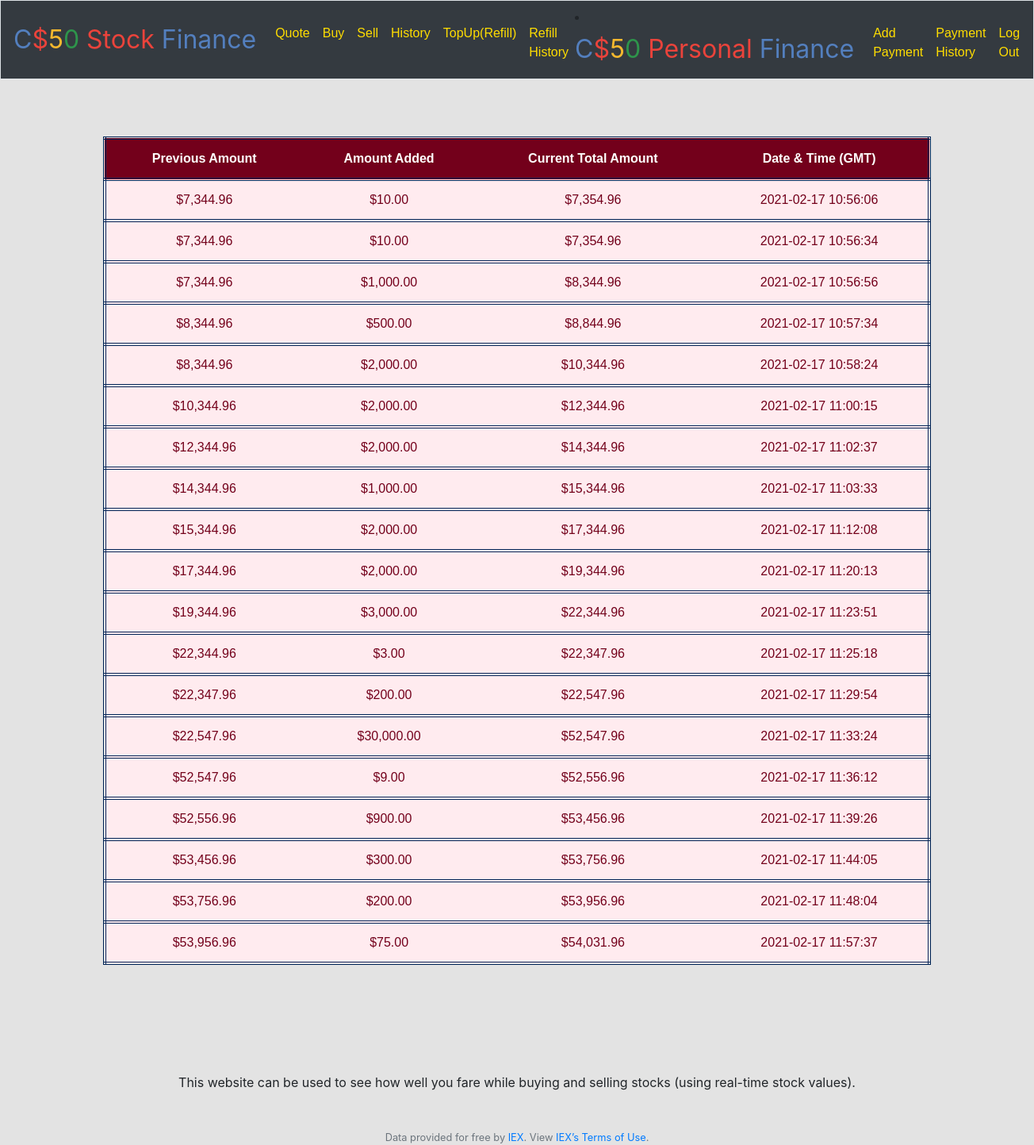
The app's page /topuphistory (signed in) with its own data.
### tables this page shows
CREATE TABLE topups (user_id INTEGER, cash NUMERIC NOT NULL, new_amount NUMERIC NOT NULL, total_cash NUMERIC NOT NULL, date DATETIME DEFAULT CURRENT_TIMESTAMP);

### application.py (the view)
@app.route("/topuphistory")
@login_required
def topuphistory():
    tprows=db.execute("SELECT * FROM topups WHERE user_id=:user", user=session["user_id"])
    topups=[]
    for rows in tprows:
        topups.append(list((rows['cash'], rows['new_amount'], rows['total_cash'], rows['date'])))
    return render_template("topuphistory.html", topups=topups)

### application.py (called while the page is built)
@app.after_request
def after_request(response):
    response.headers["Cache-Control"] = "no-cache, no-store, must-revalidate"
    response.headers["Expires"] = 0
    response.headers["Pragma"] = "no-cache"
    return response

### helpers.py (called while the page is built)
def login_required(f):
    @wraps(f)
    def decorated_function(*args, **kwargs):
        if session.get("user_id") is None:
            return redirect("/login")
        return f(*args, **kwargs)
    return decorated_function

def usd(value):
    return f"${value:,.2f}"

### templates/topuphistory.html (shortened to what this page needs)
{% extends "layout.html" %}
{% block main %}
    <table class="table table-striped">
        <thead>
            <tr id="fontstyle3">
                <th>Previous Amount</th>
                <th>Amount Added</th>
                <th>Current Total Amount</th>
                <th>Date & Time (GMT)</th>
            </tr>
        </thead>
        <tfoot>
    {% for topups in topups %}
            <tr id="fontstyle4">
                <td scope="row">{{ topups[0] |usd }}</td>
                <td>{{ topups[1] |usd }}</td>
                <td>{{ topups[2] |usd }}</td>
                <td>{{ topups[3] }}</td>
            </tr>
    {% endfor %}
        </tfoot>
    </table>
    <footer>This website can be used to see how well you fare while buying and selling stocks (using real-time stock values).</footer>
{% endblock %}

### templates/layout.html (shortened to what this page needs)
<!DOCTYPE html>
<html lang="en">
    <head>
        <link rel="stylesheet" href="https://cdn.jsdelivr.net/npm/bootstrap@4.5.3/dist/css/bootstrap.min.css">
        <link href="/static/styles.css" rel="stylesheet">
    </head>
    <body id="bodystyle">
        <nav class="navbar navbar-expand-md navbar-light bg-dark border">
            <a class="navbar-brand" href="/"><span class="blue">C</span><span class="red">$</span><span class="yellow">5</span><span class="green">0</span> <span class="red">Stock</span> <span class="blue">Finance</span></a>
            <div class="collapse navbar-collapse" id="navbar">
                {% if session.user_id %}
                    <ul class="navbar-nav mr-auto mt-2">
                        <li class="nav-item"><a class="nav-link" href="/quote" id="navitem1">Quote</a></li>
                        <li class="nav-item"><a class="nav-link" href="/buy" id="navitem1">Buy</a></li>
                        <li class="nav-item"><a class="nav-link" href="/sell" id="navitem1">Sell</a></li>
                        <li class="nav-item"><a class="nav-link" href="/history" id="navitem1">History</a></li>
                        <li class="nav-item"><a class="nav-link" href="/topup" id="navitem1">TopUp(Refill)</a></li>
                        <li class="nav-item"><a class="nav-link" href="/topuphistory" id="navitem1">Refill History</a></li>
                    </ul>
                    <li class="nav-item"><a class="navbar-brand" href="/pfinancetable"><span class="blue">C</span><span class="red">$</span><span class="yellow">5</span><span class="green">0</span> <span class="red">Personal</span> <span class="blue">Finance</span></a></li>
                    <ul class="navbar-nav ml-auto mt-2">
                        <li class="nav-item"><a class="nav-link" href="/pfinance" id="navitem1">Add Payment</a></li>
                        <li class="nav-item"><a class="nav-link" href="/pfinancetable" id="navitem1">Payment History</a></li>
                        <li class="nav-item"><a class="nav-link" href="/logout" id="navitem1">Log Out</a></li>
                    </ul>
                {% else %}
                    <ul class="navbar-nav ml-auto mt-2">
                        <li class="nav-item"><a class="nav-link" href="/register" id="navitem2">Register</a></li>
                        <li class="nav-item"><a class="nav-link" href="/login" id="navitem2">Log In</a></li>
                    </ul>
                {% endif %}
            </div>
        </nav>
        <main class="container p-5">
            {% block main %}{% endblock %}
        </main>
        <footer class="small text-center text-muted">
            Data provided for free by <a href="https://iextrading.com/developer">IEX</a>. View <a href="https://iextrading.com/api-exhibit-a/">IEX’s Terms of Use</a>.
        </footer>
    </body>
</html>

### static/styles.css (style rules this page uses)
nav .navbar-brand { font-size: xx-large; }
nav .navbar-brand .blue { color: #537fbe; }
nav .navbar-brand .red { color: #ea433b; }
nav .navbar-brand .yellow { color: #f5b82e; }
nav .navbar-brand .green { color: #2e944b; }
main { overflow-x: auto; text-align: center; }
#fontstyle3 { font-family: 'Noto Sans JP', sans-serif; color:white; border:4px double; background-color:#73001b; border-color:#042557; }
#fontstyle4 { font-family: 'Noto Sans JP', sans-serif; background-color:#ffebef; color:#73001b; border:4px double; border-color:#042557; }
#navitem1 { font-family: 'Noto Sans JP', sans-serif; color:#ffdd00; transition-delay:0.3s; }
#bodystyle { background-color:#e3e3e3; }
tr:nth-child(even) { background-color:#edf4ff; }
tr:nth-child(odd) { background-color:#d9e8ff; }

### records on screen
topups: cash "$7,344.96", topups "$10.00", total_cash "$7,354.96", date "2021-02-17 10:56:06"
topups: cash "$7,344.96", topups "$10.00", total_cash "$7,354.96", date "2021-02-17 10:56:34"
topups: cash "$7,344.96", new_amount "$1,000.00", total_cash "$8,344.96", date "2021-02-17 10:56:56"
topups: cash "$8,344.96", new_amount "$500.00", total_cash "$8,844.96", date "2021-02-17 10:57:34"
topups: cash "$8,344.96", new_amount "$2,000.00", total_cash "$10,344.96", date "2021-02-17 10:58:24"
topups: cash "$10,344.96", new_amount "$2,000.00", total_cash "$12,344.96", date "2021-02-17 11:00:15"
topups: cash "$12,344.96", new_amount "$2,000.00", total_cash "$14,344.96", date "2021-02-17 11:02:37"
topups: cash "$14,344.96", new_amount "$1,000.00", total_cash "$15,344.96", date "2021-02-17 11:03:33"
topups: cash "$15,344.96", new_amount "$2,000.00", total_cash "$17,344.96", date "2021-02-17 11:12:08"
topups: cash "$17,344.96", new_amount "$2,000.00", total_cash "$19,344.96", date "2021-02-17 11:20:13"
topups: cash "$19,344.96", new_amount "$3,000.00", total_cash "$22,344.96", date "2021-02-17 11:23:51"
topups: cash "$22,344.96", new_amount "$3.00", total_cash "$22,347.96", date "2021-02-17 11:25:18"
topups: cash "$22,347.96", new_amount "$200.00", total_cash "$22,547.96", date "2021-02-17 11:29:54"
topups: cash "$22,547.96", new_amount "$30,000.00", total_cash "$52,547.96", date "2021-02-17 11:33:24"
topups: cash "$52,547.96", new_amount "$9.00", total_cash "$52,556.96", date "2021-02-17 11:36:12"
topups: cash "$52,556.96", new_amount "$900.00", total_cash "$53,456.96", date "2021-02-17 11:39:26"
topups: cash "$53,456.96", new_amount "$300.00", total_cash "$53,756.96", date "2021-02-17 11:44:05"
topups: cash "$53,756.96", new_amount "$200.00", total_cash "$53,956.96", date "2021-02-17 11:48:04"
topups: cash "$53,956.96", new_amount "$75.00", total_cash "$54,031.96", date "2021-02-17 11:57:37"
